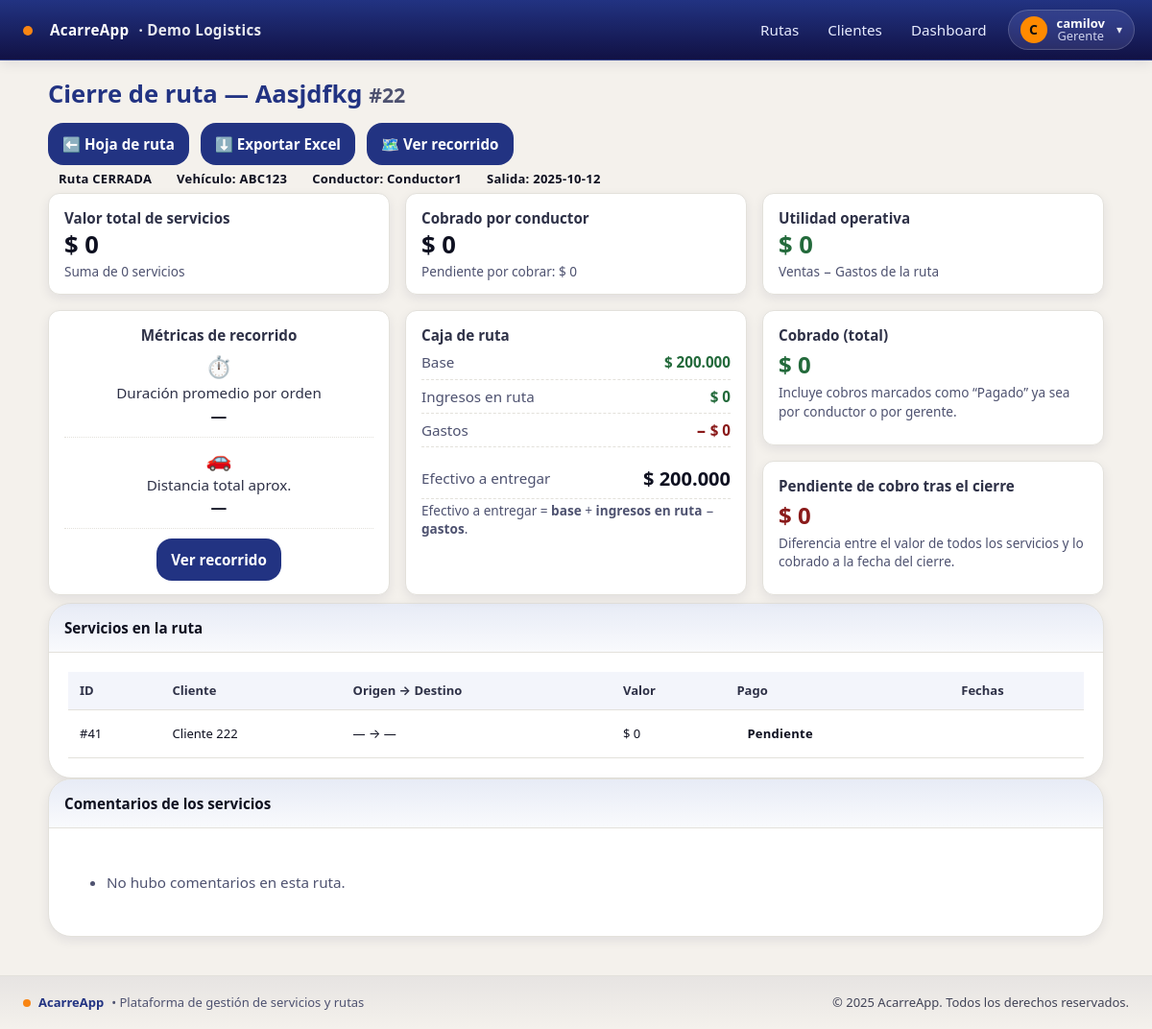
The app's page /rutas/22/cierre/ (signed in) with its own data.
### empresa/models.py (models this page shows, shortened)
class Empresa(models.Model):
    nombre = models.CharField(max_length=120, unique=True)
    slug = models.SlugField(max_length=60, unique=True)
    nit = models.CharField(max_length=30, blank=True)
    activa = models.BooleanField(default=True)
    created_at = models.DateTimeField(auto_now_add=True)

class Vehiculo(models.Model):
    empresa = models.ForeignKey(Empresa, on_delete=models.PROTECT)
    placa = models.CharField(max_length=15)
    marca = models.CharField(max_length=60, blank=True)
    modelo = models.CharField(max_length=60, blank=True)
    activo = models.BooleanField(default=True)
    class Meta:
        unique_together = [('empresa','placa')]
        ordering = ['placa']

class Cliente(models.Model):
    empresa = models.ForeignKey(Empresa, on_delete=models.PROTECT)
    nombre = models.CharField(max_length=120)
    contacto = models.CharField(max_length=120, blank=True)
    telefono = models.CharField(max_length=50, blank=True)
    direccion = models.CharField(max_length=200, blank=True)
    activo = models.BooleanField(default=True)
    class Meta:
        unique_together = [('empresa','nombre')]
        ordering = ['nombre']

### usuarios/models.py (models this page shows, shortened)
class UserProfile(models.Model):
    user = models.OneToOneField(User, on_delete=models.CASCADE)
    empresa = models.ForeignKey(Empresa, on_delete=models.PROTECT, null=True)
    rol = models.CharField(max_length=20, choices=[('GERENTE','Gerente'),('CONDUCTOR','Conductor')])

### rutas/models.py (models this page shows, shortened)
class Ruta(models.Model):
    empresa = models.ForeignKey(Empresa, on_delete=models.CASCADE)
    fecha_salida = models.DateField()
    vehiculo = models.ForeignKey(Vehiculo, on_delete=models.PROTECT)
    conductor = models.ForeignKey(User, on_delete=models.PROTECT)
    base_efectivo = models.DecimalField(max_digits=10, decimal_places=2, default=200000)
    estado = models.CharField(max_length=20, choices=[('ACTIVA', 'Activa'), ('CERRADA', 'Cerrada')], default='ACTIVA')
    nombre = models.CharField(max_length=150, blank=True, help_text="Ej: Jardin - Medellin - Jardin")
    created_at = models.DateTimeField(auto_now_add=True)

class CierreRuta(models.Model):
    empresa = models.ForeignKey(Empresa, on_delete=models.PROTECT)
    ruta = models.OneToOneField(Ruta, on_delete=models.PROTECT, related_name='cierre')
    total_servicios = models.PositiveIntegerField(default=0)
    total_cobrado = models.IntegerField(default=0)
    total_pendiente = models.IntegerField(default=0)
    total_gastos = models.IntegerField(default=0)
    total_ingresos = models.IntegerField(default=0)
    utilidad_neta = models.IntegerField(default=0)
    generado_por = models.ForeignKey(User, on_delete=models.PROTECT)
    generado_en = models.DateTimeField(auto_now_add=True)

### servicios/models.py (models this page shows, shortened)
class Servicio(models.Model):
    PENDIENTE = 'PEND'
    ANTICIPO = 'ANT'
    PAGADO = 'PAG'
    ESTADOS = [(PENDIENTE,'Pendiente'), (ANTICIPO,'Recibir anticipo'), (PAGADO,'Pagado')]
    cliente = models.ForeignKey('empresa.Cliente', on_delete=models.PROTECT)
    ruta = models.ForeignKey('rutas.Ruta', on_delete=models.CASCADE, related_name='servicios')
    valor = models.PositiveIntegerField(default=0)
    estado_pago = models.CharField(max_length=4, choices=ESTADOS, default=PENDIENTE)
    anticipo = models.PositiveIntegerField(default=0)
    origen = models.CharField(max_length=200, blank=True)
    destino = models.CharField(max_length=200, blank=True)
    notas = models.TextField(blank=True)
    recogido = models.BooleanField(default=False)
    entregado = models.BooleanField(default=False)
    recogido_en = models.DateTimeField(null=True, blank=True)
    lat_recogida = models.FloatField(null=True, blank=True)
    lon_recogida = models.FloatField(null=True, blank=True)
    entregado_en = models.DateTimeField(null=True, blank=True)
    lat_entrega = models.FloatField(null=True, blank=True)
    lon_entrega = models.FloatField(null=True, blank=True)
    orden = models.PositiveIntegerField(default=0, db_index=True)
    cantidad = models.PositiveIntegerField(
        default=1,
        validators=[MinValueValidator(1)],
        help_text="Número de unidades asociadas al servicio (mínimo 1)."
    )
    class Meta:
        ordering = ['ruta', 'orden', 'id']

### rutas/views.py (the view)
# urls.py: path('<int:ruta_id>/cierre/', views.cierre_resumen, name='cierre_resumen'),
@login_required
def cierre_resumen(request, ruta_id: int):
    ruta = get_object_or_404(Ruta, id=ruta_id)
    cierre = cerrar_ruta(ruta, request.user)
    servicios = (
        ruta.servicios.select_related('cliente')
        .all().order_by('id')
    )
    total_venta = sum((s.valor or 0) for s in servicios)
    total_cobrado = cierre.total_cobrado or 0
    pendiente_cobro = max(total_venta - total_cobrado, 0)
    base_efectivo   = ruta.base_efectivo or 0
    total_ingresos  = cierre.total_ingresos or 0   # puede o no traer la base incluida
    total_gastos    = cierre.total_gastos or 0
    ingresos_en_ruta_calc = total_ingresos - base_efectivo
    if ingresos_en_ruta_calc > 0:
        ingresos_en_ruta_final = ingresos_en_ruta_calc
    else:
        ingresos_en_ruta_final = total_cobrado  # fallback consistente con lo que ves en UI
    efectivo_entregar = base_efectivo + ingresos_en_ruta_final - total_gastos
    utilidad_operativa = total_venta - total_gastos
    context = {
        'ruta': ruta,
        'cierre': cierre,
        'servicios': servicios,
        'total_venta': total_venta,
        'total_cobrado': total_cobrado,
        'pendiente_cobro': pendiente_cobro,
        'base_efectivo': base_efectivo,
        'ingresos_en_ruta': ingresos_en_ruta_final,  # << usa SIEMPRE este
        'total_gastos': total_gastos,
        'efectivo_entregar': efectivo_entregar,
        'utilidad_operativa': utilidad_operativa,
    }
    return render(request, 'rutas/cierre_resumen.html', context)

### templates/rutas/cierre_resumen.html (shortened to what this page needs)
{% extends "base.html" %}
{% load formatting humanize l10n %}
{% block content %}
{% with rol=user.userprofile.rol|default_if_none:'' %}
{% if user.is_superuser or user.is_staff or rol == "GERENTE" %}
<div class="page-shell">
  <div class="d-flex justify-content-between align-items-center mb-3">
    <h1 class="m-0">Cierre de ruta — {{ ruta.nombre|default:"(sin nombre)" }} <small class="text-muted">#{{ ruta.id }}</small></h1>
    <div class="actions">
      <a class="btn btn-outline-secondary" href="{% url 'rutas:hoja' ruta.id %}">⬅️ Hoja de ruta</a>
      <a class="btn btn-success" href="{% url 'rutas:exportar_cierre_xlsx' ruta.id %}">⬇️ Exportar Excel</a>
      <a class="btn btn-outline-primary" href="{% url 'rutas:recorrido' ruta.id %}">🗺️ Ver recorrido</a>
    </div>
  </div>
  <div class="mb-3">
    {% if ruta.estado == "ACTIVA" %}
      <span class="badge text-bg-success">Ruta ACTIVA</span>
    {% else %}
      <span class="badge text-bg-secondary">Ruta CERRADA</span>
    {% endif %}
    {% if ruta.vehiculo %}
      <span class="badge text-bg-light text-dark">Vehículo: {% firstof ruta.vehiculo.placa ruta.vehiculo|stringformat:"s" "—" %}</span>
    {% endif %}
    {% if ruta.conductor %}
      <span class="badge text-bg-light text-dark">Conductor: {% firstof ruta.conductor.get_full_name ruta.conductor.username "—" %}</span>
    {% endif %}
    {% if ruta.fecha_salida %}
      <span class="badge text-bg-light text-dark">Salida: {{ ruta.fecha_salida|date:"Y-m-d" }}</span>
    {% endif %}
  </div>
  <div class="kpis">
    <div class="kpi">
      <div class="label">Valor total de servicios</div>
      <div class="value">{{ total_venta|default:0|money }}</div>
      <div class="desc">Suma de {{ cierre.total_servicios|default:servicios|length }} servicios</div>
    </div>
    <div class="kpi">
      <div class="label">Cobrado por conductor</div>
      <div class="value">{{ cierre.total_cobrado|default:0|money }}</div>
      <div class="desc">Pendiente por cobrar: {{ cierre.total_pendiente|default:0|money }}</div>
    </div>
    <div class="kpi">
      <div class="label">Utilidad operativa</div>
      <div class="value" style="color:{% if utilidad_operativa >= 0 %}#236a3b{% else %}#8a1a1a{% endif %};">
        {{ utilidad_operativa|default:0|money }}
      </div>
      <div class="desc">Ventas − Gastos de la ruta</div>
    </div>
  </div>
  <div class="kpis-2">
    <div class="kpi metrics-card">
      <div class="label">Métricas de recorrido</div>
      <div class="m-item">
        <div class="icon">⏱️</div>
        <div class="m-title">Duración promedio por orden</div>
        <div id="m-prom-dur" class="val">—</div>
      </div>
      <div class="m-item">
        <div class="icon">🚗</div>
        <div class="m-title">Distancia total aprox.</div>
        <div id="m-dist" class="val">—</div>
      </div>
      <div class="metrics-actions">
        <a class="btn btn-sm btn-outline-secondary" href="{% url 'rutas:recorrido' ruta.id %}">Ver recorrido</a>
      </div>
    </div>
    <div class="kpi er-card">
      <div class="label">Caja de ruta</div>
      <div class="rowline">
        <span class="muted">Base</span>
        <span class="pos">{{ base_efectivo|default:0|money }}</span>
      </div>
      <div class="rowline">
        <span class="muted">Ingresos en ruta</span>
        <span class="pos">{{ ingresos_en_ruta|default:0|money }}</span>
      </div>
      <div class="rowline">
        <span class="muted">Gastos</span>
        <span class="neg">− {{ total_gastos|default:0|money }}</span>
      </div>
      <div class="sep-12"></div>
      <div class="rowline">
        <span class="muted">Efectivo a entregar</span>
        <span class="net">{{ efectivo_entregar|default:0|money }}</span>
      </div>
      <div class="desc">
        Efectivo a entregar = <strong>base</strong> + <strong>ingresos en ruta</strong> − <strong>gastos</strong>.<br>
      </div>
    </div>
    <div class="right-stack">
      <div class="ind-card ok">
        <div class="label">Cobrado (total)</div>
        <div class="value">{{ total_cobrado|default:0|money }}</div>
        <div class="hint">Incluye cobros marcados como “Pagado” ya sea por conductor o por gerente.</div>
      </div>
      <div class="ind-card warn">
        <div class="label">Pendiente de cobro tras el cierre</div>
        <div class="value">{{ pendiente_cobro|default:0|money }}</div>
        <div class="hint">Diferencia entre el valor de todos los servicios y lo cobrado a la fecha del cierre.</div>
      </div>
    </div>
  </div>
  <div class="card shadow-sm mt-2">
    <div class="card-header">Servicios en la ruta</div>
    <div class="card-body p-0">
      <div class="table-responsive">
        <table class="table table-sm table-striped m-0">
          <thead>
            <tr>
              <th>ID</th>
              <th>Cliente</th>
              <th>Origen → Destino</th>
              <th class="text-end">Valor</th>
              <th class="text-center">Pago</th>
              <th class="text-center">Fechas</th>
            </tr>
          </thead>
          <tbody id="srv-tbody">
            {% for s in servicios %}
            <tr
            >
              <td>#{{ s.id }}</td>
              <td>{% firstof s.cliente.nombre s.cliente "—" %}</td>
              <td>{{ s.origen|default:"—" }} → {{ s.destino|default:"—" }}</td>
              <td class="text-end">{{ s.valor|money }}</td>
              <td class="text-center">
                {% if s.estado_pago == "PEND" %}
                  <span class="badge text-bg-secondary">Pendiente</span>
                {% elif s.estado_pago == "ANT" %}
                  <span class="badge text-bg-warning">Anticipo</span>
                {% else %}
                  <span class="badge text-bg-success">Pagado</span>
                {% endif %}
              </td>
              <td class="text-center">
              </td>
            </tr>
            {% empty %}
            <tr><td colspan="6" class="text-center text-muted py-3">Sin servicios en esta ruta.</td></tr>
            {% endfor %}
          </tbody>
        </table>
      </div>
    </div>
  </div>
  <div class="card shadow-sm mt-3">
    <div class="card-header">Comentarios de los servicios</div>
    <div class="card-body">
      <ul class="list-unstyled comments m-0">
        {% with hay=0 %}
          {% if hay == 0 %}
            <li class="text-muted">No hubo comentarios en esta ruta.</li>
          {% endif %}
        {% endwith %}
      </ul>
    </div>
  </div>
</div>
{% else %}
  <div class="alert alert-secondary">
    Esta información de cierre no está disponible para tu rol.
    <a href="{% url 'rutas:hoja' ruta.id %}" class="alert-link">Volver a la hoja de ruta</a>.
  </div>
{% endif %}
{% endwith %}
{% endblock %}

### templates/includes/navbar.html (shortened to what this page needs)
<header class="navbar">
  <div class="container nav-inner" style="padding-left:18px; padding-right:18px;">
    <a class="brand" href="{% url 'rutas:list' %}" style="display:flex;align-items:center;gap:10px;">
      <span class="dot" style="margin-left:6px;margin-right:8px;transform:translateY(1px);"></span>
      <span>AcarreApp</span>
      {% if empresa_actual %}
        <span class="empresa">· {{ empresa_actual.nombre }}</span>
      {% endif %}
    </a>
    {% if request.user.is_authenticated %}
      {% with rol=request.user.userprofile.rol|default_if_none:'' %}
        {% if request.user.is_superuser or request.user.is_staff or rol == 'GERENTE' %}
          <nav class="nav main-nav" aria-label="Navegación principal">
            <a href="{% url 'rutas:list' %}">Rutas</a>
            <a href="{% url 'empresa:clientes_list' %}">Clientes</a>
            <a href="{% url 'dashboard:home' %}">Dashboard</a>
          </nav>
        {% else %}
          <nav class="nav main-nav" aria-label="Navegación principal">
            <a href="{% url 'rutas:list' %}">Rutas</a>
          </nav>
        {% endif %}
        <div class="menu-right" style="display:flex;align-items:center;gap:10px;">
          <button class="userchip" id="userchip" aria-haspopup="true" aria-expanded="false"
                  title="{{ request.user.get_full_name|default:request.user.username }}">
            <span class="avatar">
              {{ request.user.get_full_name|default:request.user.username|first|upper }}
            </span>
            <span class="meta">
              <span class="name">{{ request.user.get_full_name|default:request.user.username }}</span>
              {% if rol %}<span class="role">{{ rol|title }}</span>{% endif %}
            </span>
            <span class="caret">▾</span>
          </button>
        </div>
      {% endwith %}
    {% else %}
      <nav class="nav main-nav" aria-label="Navegación principal">
        <a href="{% url 'login' %}">Iniciar sesión</a>
      </nav>
    {% endif %}
  </div>
</header>

### records on screen
Empresa: nombre "Demo Logistics"
UserProfile: rol "Gerente"
Ruta: nombre "Aasjdfkg", id "22", vehiculo.placa "ABC123", conductor.username "Conductor1", fecha_salida "2025-10-12", base_efectivo "$ 200.000"
CierreRuta: total_servicios|length "0", total_cobrado "$ 0", total_pendiente "$ 0"
Servicio: id "41", cliente.nombre "Cliente 222", origen "—", destino "—", valor "$ 0", estado_pago "Pendiente"

### other values on screen
{{ request.user.get_full_name|default:request.user.username|first|upper }} "C"
{{ request.user.get_full_name|default:request.user.username }} "camilov"
{{ total_venta|default:0|money }} "$ 0"
{{ utilidad_operativa|default:0|money }} "$ 0"
{{ ingresos_en_ruta|default:0|money }} "$ 0"
{{ total_gastos|default:0|money }} "$ 0"
{{ efectivo_entregar|default:0|money }} "$ 200.000"
{{ total_cobrado|default:0|money }} "$ 0"
{{ pendiente_cobro|default:0|money }} "$ 0"
